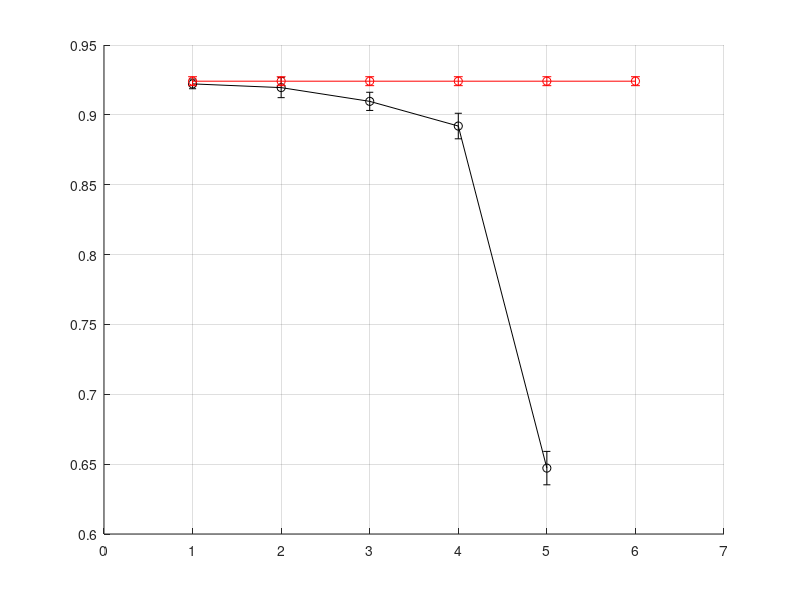

MATLAB code to generate this figure:
grid on;
hold on;
max_pooling_global_avg = [0.9221666666666668 0.9195 0.9096666666666667 0.892 0.6471666666666668];
max_pooling_global_conf = [0.9256366934440139 0.9266874524929952 0.916168469627741 0.9011406366380502 0.659121873184166];
max_pooling_global_conf = max_pooling_global_conf-max_pooling_global_avg;

errorbar(max_pooling_global_avg, max_pooling_global_conf,'-ok');

% max_pooling8x8__avg = [0.9208333333333332 0.8966666666666667];
% max_pooling8x8_conf = [0.9291349793090454 0.9085953846712419];
% max_pooling8x8_conf = max_pooling8x8_conf-max_pooling8x8__avg;
% 
% errorbar(max_pooling8x8__avg, max_pooling8x8_conf,'-ok');



baseline_acc =[0.9241 0.9241 0.9241 0.9241 0.9241 0.9241];
baseline_std = [0.9273 0.9273 0.9273 0.9273 0.9273 0.9273];
baseline_std = baseline_std-baseline_acc;
errorbar(baseline_acc, baseline_std,'-or');


